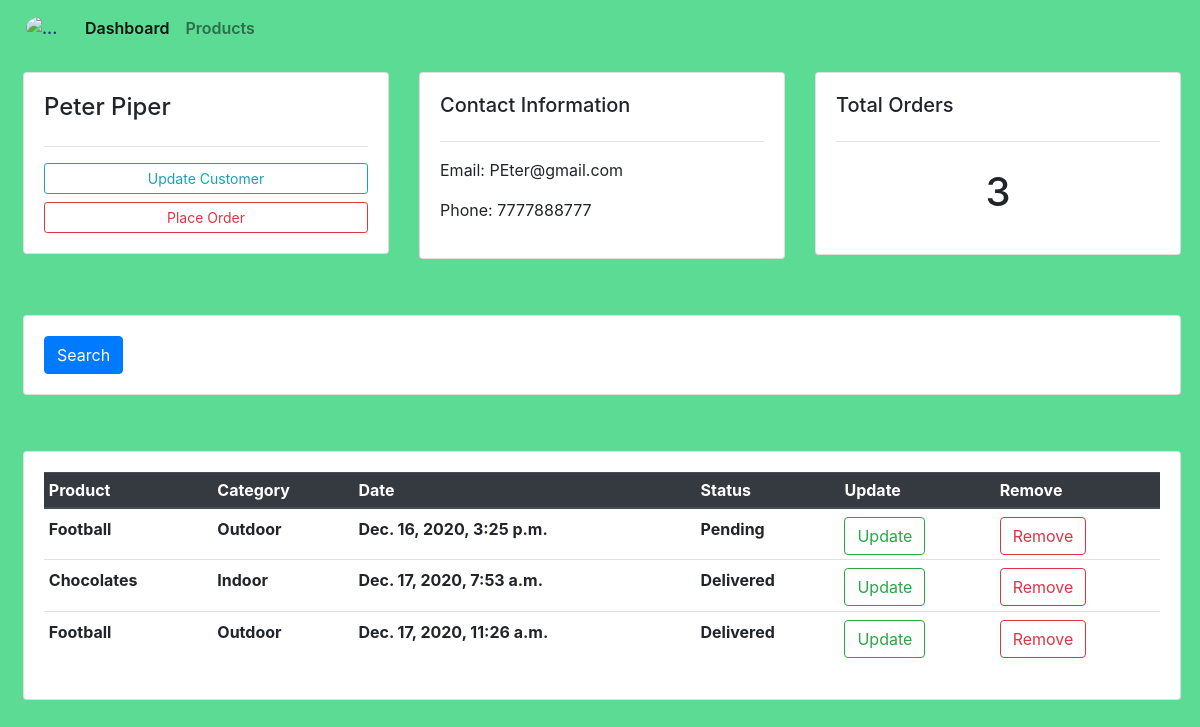
The app's page /customer/2/, older data.
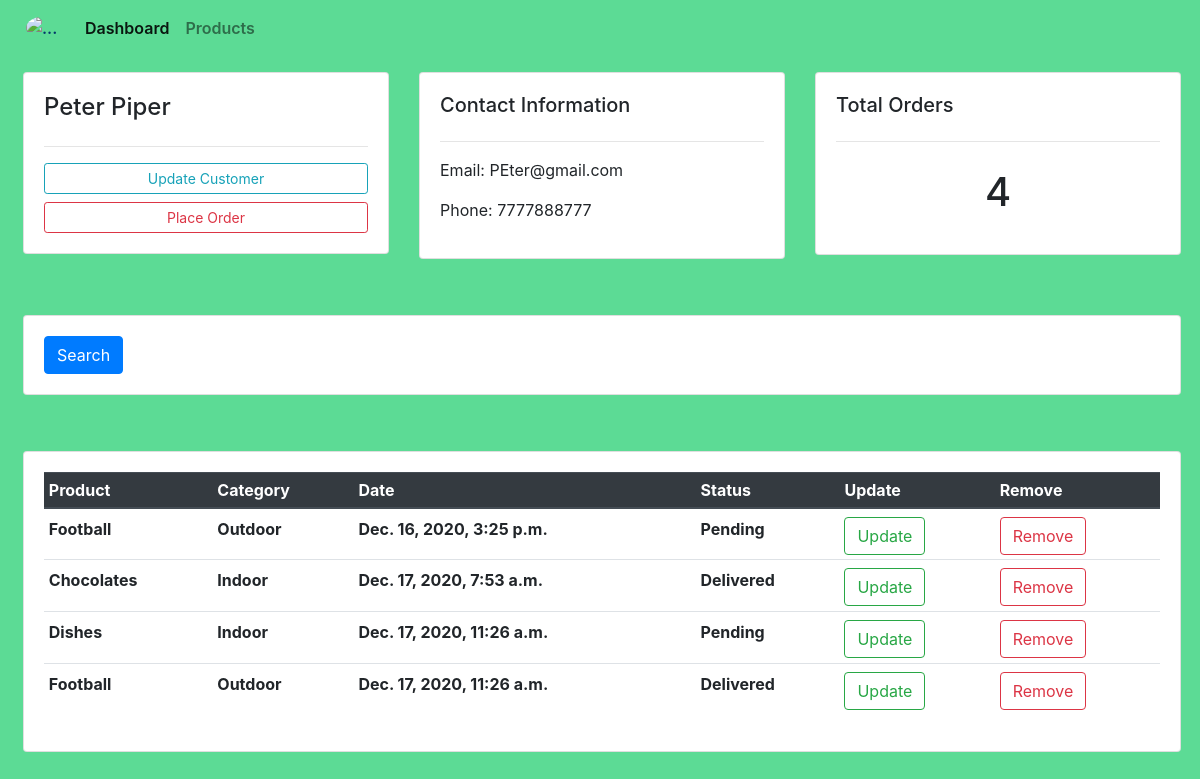
The same page, newer data.
### accounts/models.py (models this page shows, shortened)
class Customer(models.Model):
    name = models.CharField(max_length=30, null=True)
    phone = models.IntegerField(null=True)
    email = models.EmailField(null=True)
    date_created = models.DateTimeField(auto_now_add=True)

class Order(models.Model):
    STATUS = (
        ('Pending', 'Pending'),
        ('Out For Delivery', 'Out For Delivery'),
        ('Delivered', 'Delivered'),
     )
    customer = models.ForeignKey(Customer,null=True,on_delete = models.SET_NULL)
    product = models.ForeignKey(Product,null=True, on_delete = models.SET_NULL)
    date_created = models.DateTimeField(auto_now_add=True)
    status = models.CharField(max_length=50,choices=STATUS,null=True)

class Product(models.Model):
    CATEGORY = (
        ('Indoor','Indoor'),
        ('Outdoor','Outoor'),
    )
    name = models.CharField(max_length=30)
    price = models.FloatField()
    category = models.CharField(max_length=50,choices=CATEGORY)
    description = models.TextField()
    date_created = models.DateTimeField(auto_now_add=True)
    tag = models.ManyToManyField(Tag)

### accounts/views.py (the view)
# urls.py: path('customer/<int:id>/' , views.customer,name='customer'),
def customer(request,id):
    customer = Customer.objects.get(id=id)
    cus_order = customer.order_set.all()
    return render(request,'accounts/customer.html',{'customer':customer,'cus_order':cus_order})

### accounts/templates/accounts/customer.html (shortened to what this page needs)
{% extends 'accounts/main.html' %}
{% block body %}
<div class="row my-3 ml-2 mx-1">
    <div class="col-md">
        <div class="card card-body">
            <h4>{{customer.name}}</h4>
            <hr>
            <a href="" class="btn btn-outline-info btn-sm btn-block">Update Customer</a>
            <a href="{% url 'create_order' customer.id %}" class="btn btn-outline-danger btn-sm btn-block">Place Order</a>
        </div>
    </div>
    <div class="col-md">
        <div class="card card-body" >
            <h5 >Contact Information</h5>
            <hr>
            <p>Email: <span> {{customer.email}}</span></p>
            <p>Phone: <span>{{customer.phone}}</span></p>
        </div>
    </div>
    <div class="col-md">
        <div class="card card-body">
            <h5>Total Orders</h5>
            <hr>
            <h1 style="text-align:center;padding:10px;">{{cus_order.count}}</h1>
        </div>
    </div>
</div>
<br>
<div class="row my-3 ml-2 mx-1">
    <div class="col">
        <div class="card card-body">
            <form action="" method="GET">
                <button class="btn btn-primary" type="submit">Search</button>
            </form>
        </div>
    </div>
</div>
<br>
<div class="row my-3 ml-2 mx-1" >
    <div class="col-md">
        <div class="card card-body">
            <table class="table table-sm">
                <thead class="thead-dark">
                    <tr>
                        <th>Product</th>
                        <th>Category</th>
                        <th>Date</th>
                        <th>Status</th>
                        <th>Update</th>
                        <th>Remove</th>
                    </tr>
                </thead>
                {% for i in cus_order %}
                <tr class="my-2">
                    <th class="pt-2">{{i.product.name}}</th>
                    <th class="pt-2">{{i.product.category}}</th>
                    <th class="pt-2">{{i.date_created}}</th>
                    <th class="pt-2">{{i.status}}</th>
                    <th class="pt-2"><a class="btn btn-outline-success" href="{% url 'update_order' i.id %}">Update</a></th>
                    <th class="pt-2"><a class="btn btn-outline-danger" href="{% url 'delete_order' i.id %}">Remove</a></th>
                </tr>
                {% endfor %}
            </table>
        </div>
    </div>
</div>
{% endblock body %}

Row changes from the older to the newer data that the page shows:
computed for Customer "Peter Piper": count "3" → "4"
now on this page (row edited): Order: product.name "Dishes", product.category "Indoor", date_created "Dec. 17, 2020, 11:26 a.m.", status "Pending"
